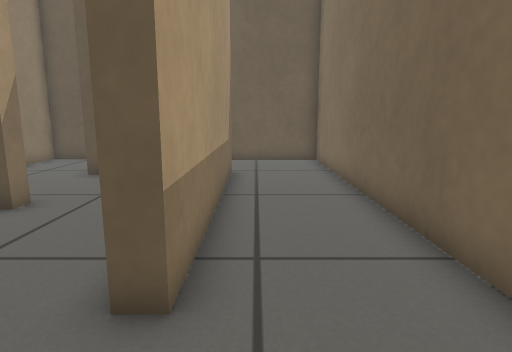
[1] (above)

24 first-person views from a walk through a Gazebo world. The camera is 0.5 m above the floor, tilts 10° down and sees 75° across. The floor is counted in squares, 0.25 m on a side. Each view is taken from the middle of a square. On the plan, view 1 faces up. The plan holds only what a view shows up to about 18 squares ahead; the rest is blank.

[2]
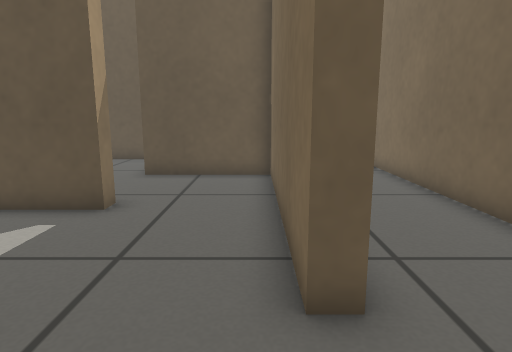

[3]
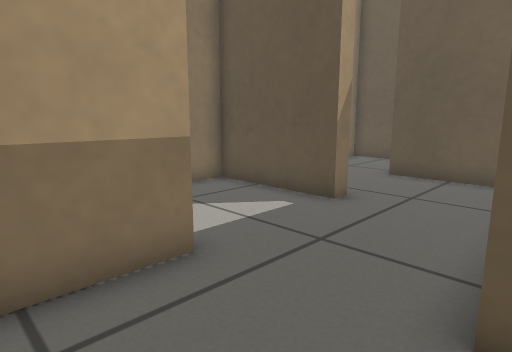

[4]
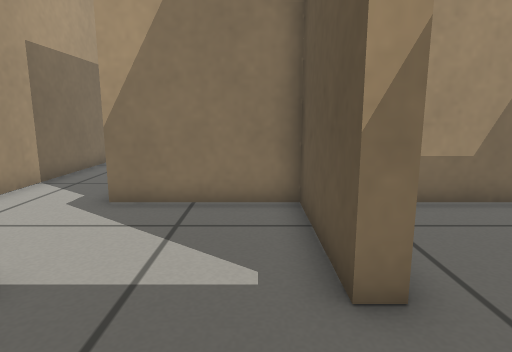

[5]
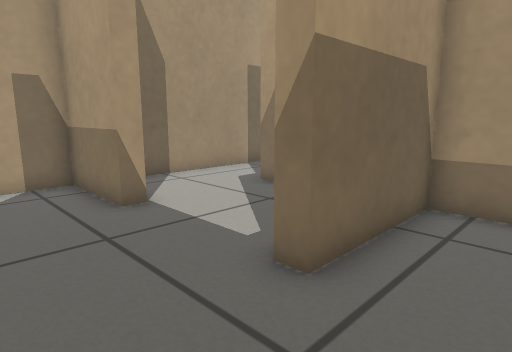

[6]
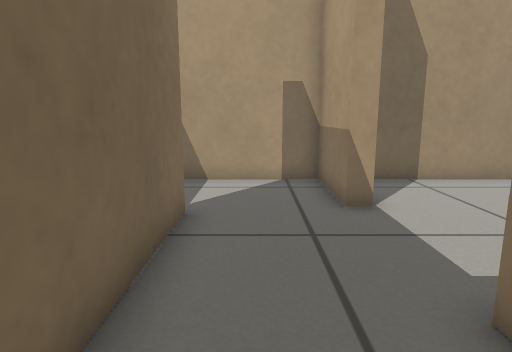

[7]
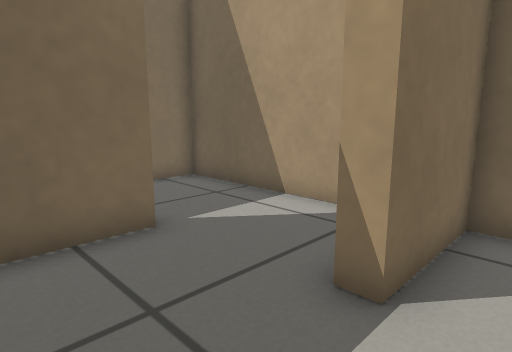

[8]
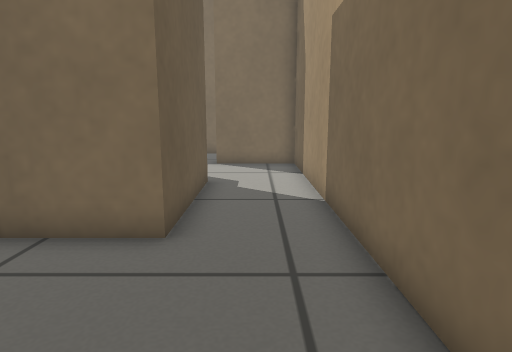

[9]
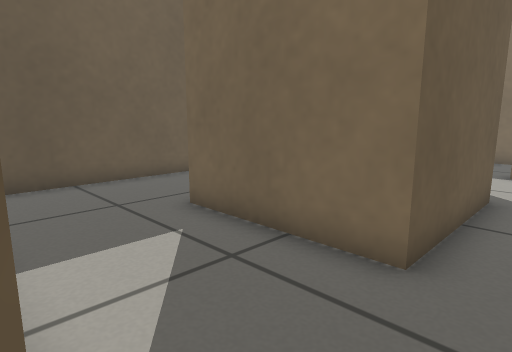

[10]
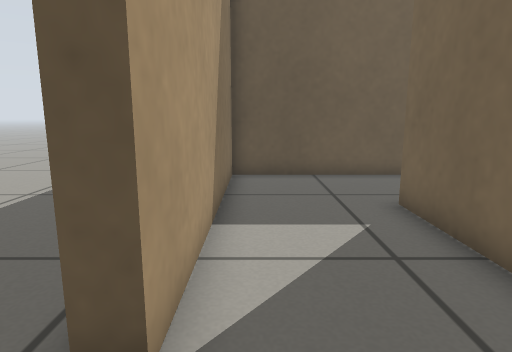

[11]
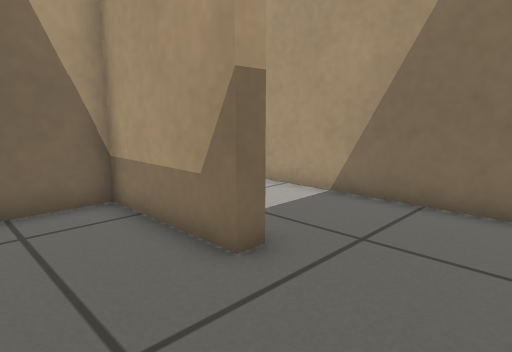

[12]
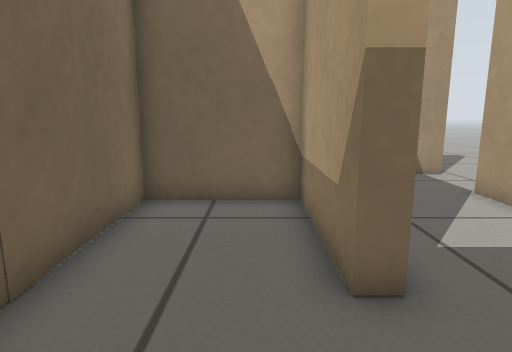

[13]
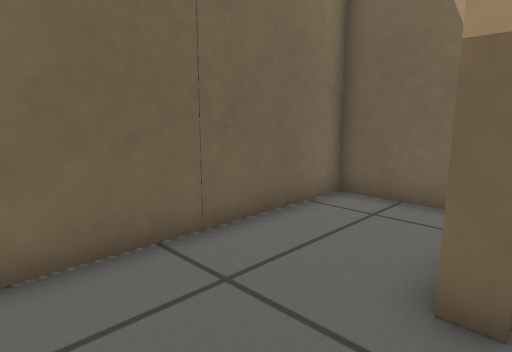

[14]
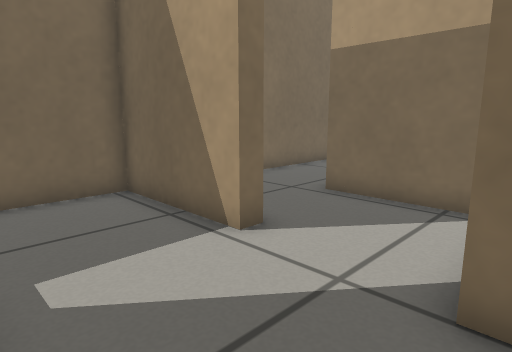

[15]
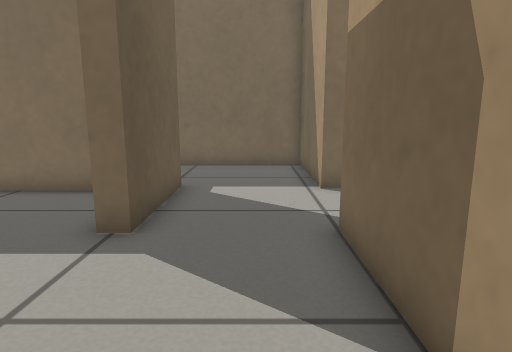

[16]
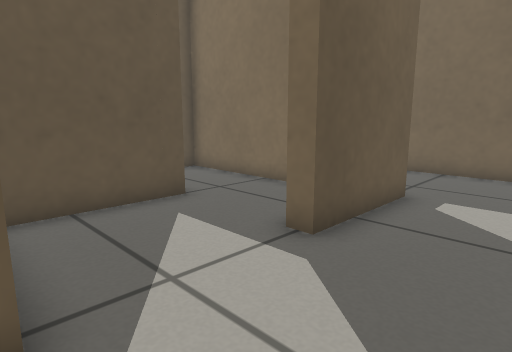

[17]
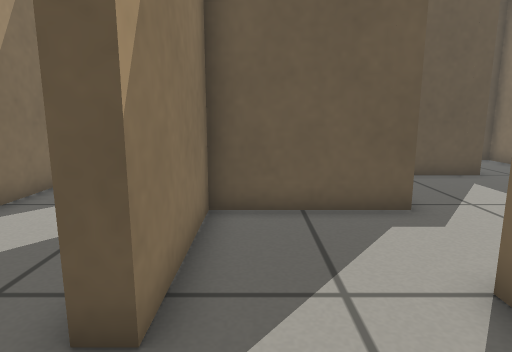

[18]
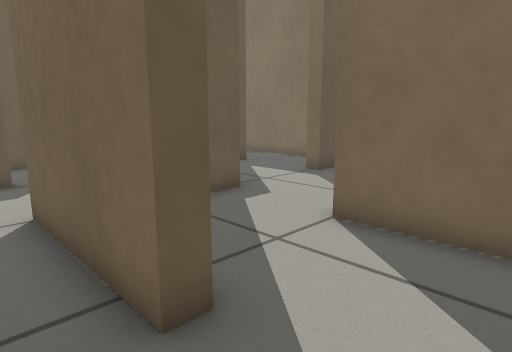

[19]
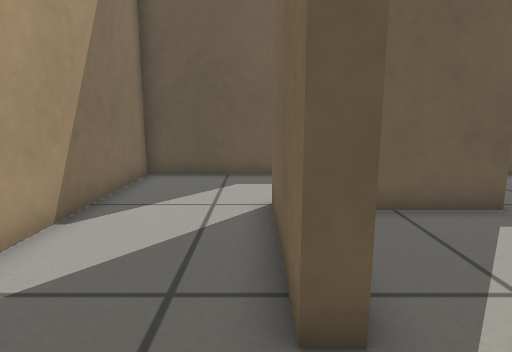

[20]
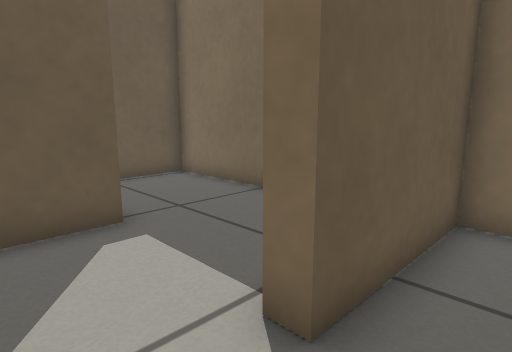

[21]
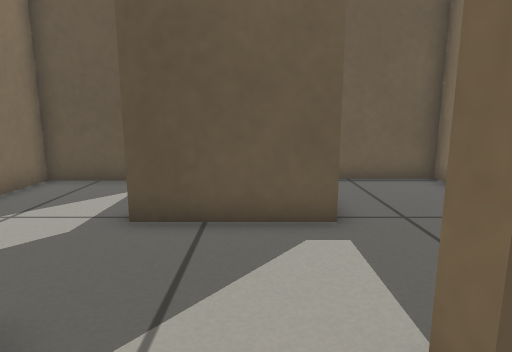

[22]
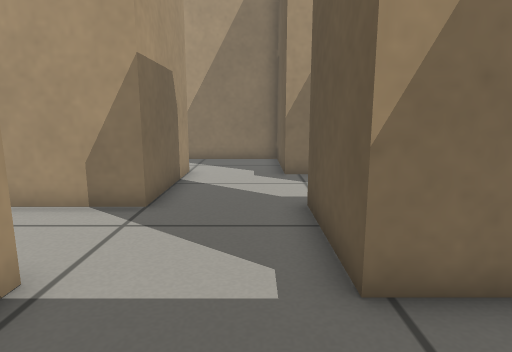

[23]
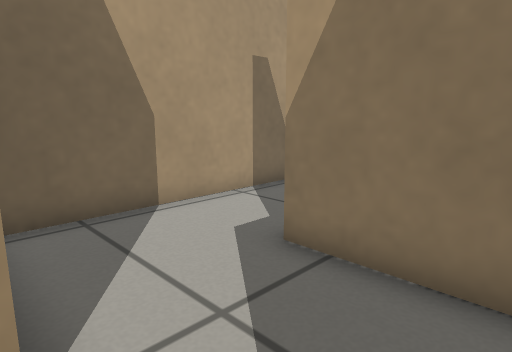

[24]
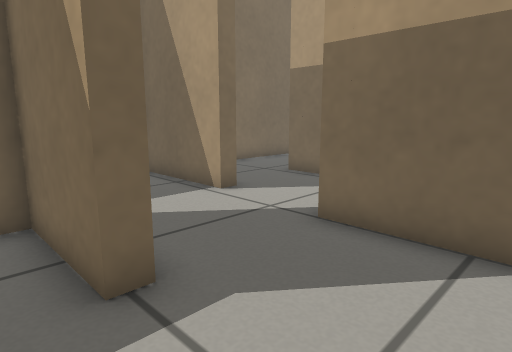

### Floor plan
Points are (right, up) in squares from view 1. A wall is a line through its corners. A room is listed if a view was taken in it or the views show most of it. See-through windows are left out.
Room 1 (view 1)
walls: (-0.9, 12.1) (-0.9, 3.1); (2.8, 3.5) (2.8, 15.6) (-0.5, 15.6); (-0.6, -0.7) (2.8, -0.7) (2.8, 0.9)
ways out: opening at (-1, 1.5) to room 2; opening at (-1, 14) to room 10
Room 2 (views 2, 3, 4, 7, 10)
walls: (-5.3, 7.5) (-5.3, 7) (-9.7, 7) (-9.7, 2.5) (-14.7, 2.5) (-14.7, 7.5); (-1.5, 3.1) (-1.5, 8.5); (-15.4, 11.5) (-18.8, 11.5) (-18.8, 2.3); (-18.6, -0.7) (-5.6, -0.7) (-5.6, 2.7) (-5, 2.7) (-5, -0.7) (-0.6, -0.7)
low walls: (-0.9, 3.1) (-1.5, 3.1)
ways out: opening at (-1, 1.5) to room 1; opening at (-3.5, 7.5) to room 3; opening at (-19, 1) to room 4; opening at (-14.5, 9.5) to room 5
Room 3 (views 5, 6)
walls: (-1.5, 8.5) (-1.5, 11.5) (-6, 11.5)
ways out: opening at (-3.5, 7.5) to room 2; opening at (-6, 10) to room 13
Room 4 (views 8, 9)
walls: (-19.6, -0.7) (-18.6, -0.7)
low walls: (-18.8, 2.3) (-19.5, 2.3)
ways out: opening at (-19, 1) to room 2; opening at (-20.5, -1)
Room 5 (views 11, 12, 13)
walls: (-14, 7.5) (-14, 3.1) (-10.3, 3.1) (-10.3, 10.6); (-12, 11.5) (-15.4, 11.5)
low walls: (-14.7, 7.5) (-14, 7.5)
ways out: opening at (-14.5, 9.5) to room 2
Room 6 (view 14)
walls: (-4.4, 20.2) (-5.4, 20.2) (-5.4, 20.8); (-9.7, 20.9) (-9.7, 20); (-10.3, 16.5) (-5.3, 16.5)
ways out: opening at (-10, 18) to room 7; opening at (-5, 18) to room 11; opening at (-7.5, 20.5) to room 12
Room 7 (views 15, 16, 23)
walls: (-9.7, 20) (-14, 20) (-14, 16.6)
ways out: opening at (-10, 18) to room 6; opening at (-12, 16) to room 8
Room 8 (view 17)
walls: (-10.3, 13.5) (-10.3, 16.5); (-14, 16.6) (-14, 15.6); (-13.6, 12.1) (-10.8, 12.1)
ways out: opening at (-12, 16) to room 7; opening at (-14.5, 14) to room 9
Room 9 (views 18, 19)
walls: (-14.7, 15.6) (-14.7, 20.6); (-18.3, 12.1) (-13.6, 12.1); (-14.2, 24.4) (-18.8, 24.4) (-18.8, 17.8)
low walls: (-14, 15.6) (-14.7, 15.6)
ways out: opening at (-14.5, 14) to room 8; opening at (-15, 22.5)
Room 10 (views 20, 21)
walls: (-4.5, 12.1) (-0.9, 12.1); (-0.5, 15.6) (-1.7, 15.6) (-1.7, 16.2); (-5.3, 16.5) (-5.3, 13.4)
ways out: opening at (-1, 14) to room 1; opening at (-3, 16) to room 11
Room 11 (view 22)
walls: (-1.4, 20.2) (-4.4, 20.2); (-1.7, 16.2) (2.8, 16.2) (2.8, 24.7) (-0.4, 24.7)
low walls: (-1.4, 21.9) (-1.4, 20.2)
ways out: opening at (-5, 18) to room 6; opening at (-3, 16) to room 10
Room 12 (view 24)
walls: (-5.1, 24.4) (-9.7, 24.4) (-9.7, 22.5); (-5.4, 20.8) (-4.4, 20.8)
ways out: opening at (-7.5, 20.5) to room 6; opening at (-5, 23)
Room 13 (no view inside)
walls: (-9.7, 12.1) (-9.7, 7.5) (-5.3, 7.5); (-7.2, 15.9) (-9.7, 15.9) (-9.7, 13.9)
ways out: opening at (-6, 10) to room 3

Where each view was taken, in squares from view 1:
view 1: 0 up, 0 right, facing up
view 2: 0 up, 2 left, facing up
view 3: 0 up, 1 left, facing up-left
view 4: 6 up, 2 left, facing left
view 5: 10 up, 2 left, facing down-left
view 6: 10 up, 3 left, facing down
view 7: 6 up, 7 left, facing down-right
view 8: 1 up, 20 left, facing right
view 9: 1 up, 19 left, facing up-right
view 10: 0 up, 18 left, facing up
view 11: 11 up, 11 left, facing down-left
view 12: 11 up, 13 left, facing down
view 13: 11 up, 15 left, facing down-right
view 14: 20 up, 6 left, facing down-right
view 15: 18 up, 11 left, facing right
view 16: 17 up, 10 left, facing up-right
view 17: 13 up, 13 left, facing up
view 18: 13 up, 16 left, facing up-right
view 19: 13 up, 15 left, facing up
view 20: 14 up, 4 left, facing up-right
view 21: 14 up, 3 left, facing up
view 22: 19 up, 2 right, facing left
view 23: 19 up, 10 left, facing down-left
view 24: 22 up, 9 left, facing down-right
